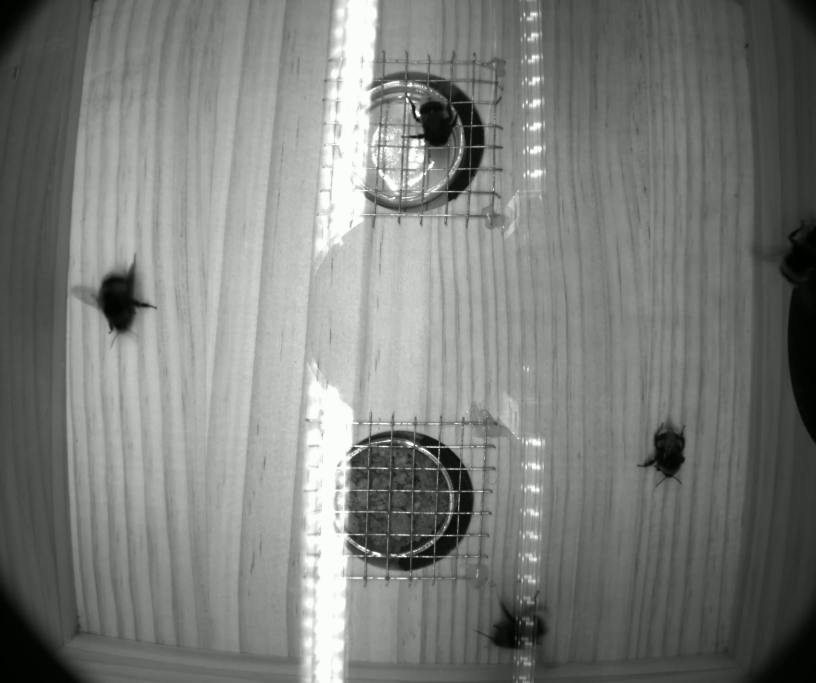
#> input picture frame 23 of bumblebee-detection/input_video/foraging_room.mp4, 2448 x 2048 px (shown at 1/3 size)
$ python main.py
#> lines starting #> are read from the running program, lines starting #| are printed output that depends on the picture
### bumblebee-detection/control_python/detect.py
from header import *

def rgb2hex(value):
    r, g, b = value
    return ('0x'+'{:02X}' * 3).format(r, g, b)

# [8 lines left out: function get_color, not called in this run]

def detect_video(video, image_size, generate_videos=False, extract=1):
#> called with video = 'foraging_room.mp4', image_size = 240, generate_videos = True, extract = 5
    print('\nDetecting: '+video)
    vc = cv.VideoCapture('input_video\\'+video)
    fps = vc.get(cv.CAP_PROP_FPS)
    frame_num = vc.get(cv.CAP_PROP_FRAME_COUNT)
    size = (int(vc.get(cv.CAP_PROP_FRAME_WIDTH)),int(vc.get(cv.CAP_PROP_FRAME_HEIGHT)))

    if generate_videos:
        four_cc = cv.VideoWriter_fourcc(*'mp4v')
        videowriter = cv.VideoWriter('output_video\\detect_'+video, four_cc, fps/extract, size)
    num = 0

    detections = [['frame_number', 'time_s', 'tag', 'probability', 'x', 'y', 'w', 'h']]
    while(True):
        num += 1
        if num % extract != 0:
            rval = vc.read()
#> `#             break`:
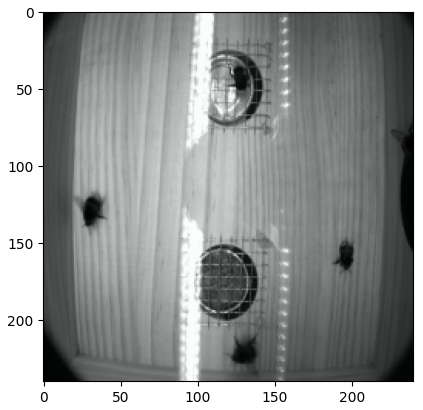
#> figure drawn by matplotlib, 1 panel
            continue
        rval, frame = vc.read()
        print('\r    frame number = '+str(num)+'    {:.2f}%'.format(num/frame_num*100), end='')
        if not rval:
            break
        else:
            img = cv.resize(frame, (image_size, image_size), interpolation=cv.INTER_AREA)
            plt.imshow(img)
            img_array = np.array(img)
            img_hex = ''
            for row in img_array:
                for pix_rgb in row:
                    pix_hex = rgb2hex(pix_rgb)
                    img_hex += pix_hex+' '

            raw_data = open('raw_data.txt', mode='w+')
            raw_data.write(img_hex)
            raw_data.close()

            res = os.popen('compile_cpp\\build\\app.exe')
            frame_detections = []
            for line in res.readlines():
                if line != '\n':
                    if 'width:' in line and 'height:' in line:
                        pattern1 = re.compile(r'[a-z]* \([0-9.]*\)')
                        tag_prob = re.findall(pattern1, line)[0]
                        tag, prob = tag_prob.split(' ')[0], float(tag_prob.split(' ')[1][1:-1])
                        pattern2 = re.compile(r'\[.*\]')
                        x_y_w_h = re.findall(pattern2, line)[0][1:-1]
                        x, y = int((x_y_w_h.split(', ')[0]).split(': ')[1]), int((x_y_w_h.split(', ')[1]).split(': ')[1])
                        w, h = int((x_y_w_h.split(', ')[2]).split(': ')[1]), int((x_y_w_h.split(', ')[3]).split(': ')[1])
                        frame_detections.append([tag, x, y, w, h])
                        detections.append([num, num/fps, tag, prob, x, y, w, h])

            if generate_videos:
                # 画出
                detect_img = frame
                for detection in frame_detections:
                    [tag, x, y, w, h] = detection[:]
                    x0, y0 = int(x*size[0]/image_size), int(y*size[1]/image_size)
                    w0, h0 = int(w*size[0]/image_size), int(h*size[1]/image_size)
                    color = get_color(tag)
                    cv.rectangle(detect_img, (x0, y0), (x0+w0, y0+h0), color, 2)
                videowriter.write(detect_img)

    if generate_videos:
        videowriter.release()
        cv.destroyAllWindows()

    np.savetxt("output_data\\"+video[:-4]+".csv", detections, delimiter =",",fmt ='% s')

### bumblebee-detection/control_python/main.py
from header import *
from detect import *


if __name__=='__main__':
    # impulse data
    # suqare image size, resize mode = squash
    image_size = 240  # height = width
    app = 'compile_cpp\\build\\app.exe'
    generate_videos = True

    video_list = [f for f in os.listdir('input_video\\') if f[-4:]=='.mp4']
    detections = []

    # simple solution
    for video in video_list:
        detect_video(video, image_size=image_size, generate_videos=True, extract=5)

    # [27 lines of commented-out code are left out]

$ run again, starting later in the video
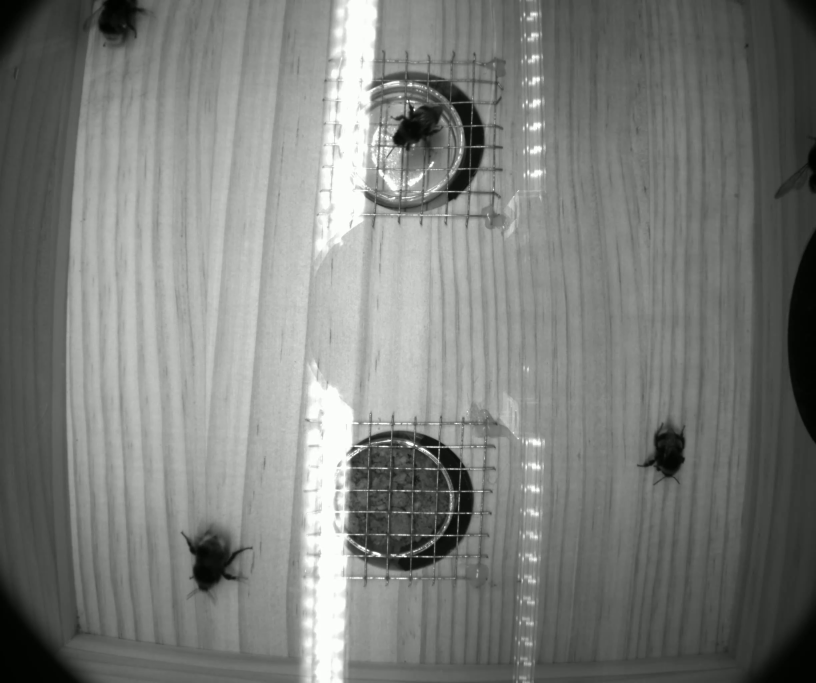
#> input picture frame 107 of bumblebee-detection/input_video/foraging_room.mp4, 2448 x 2048 px (shown at 1/3 size)
#> `#             break`:
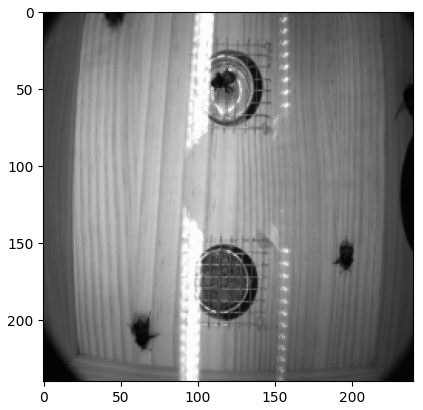
#> figure drawn by matplotlib, 1 panel

$ run again, starting later in the video
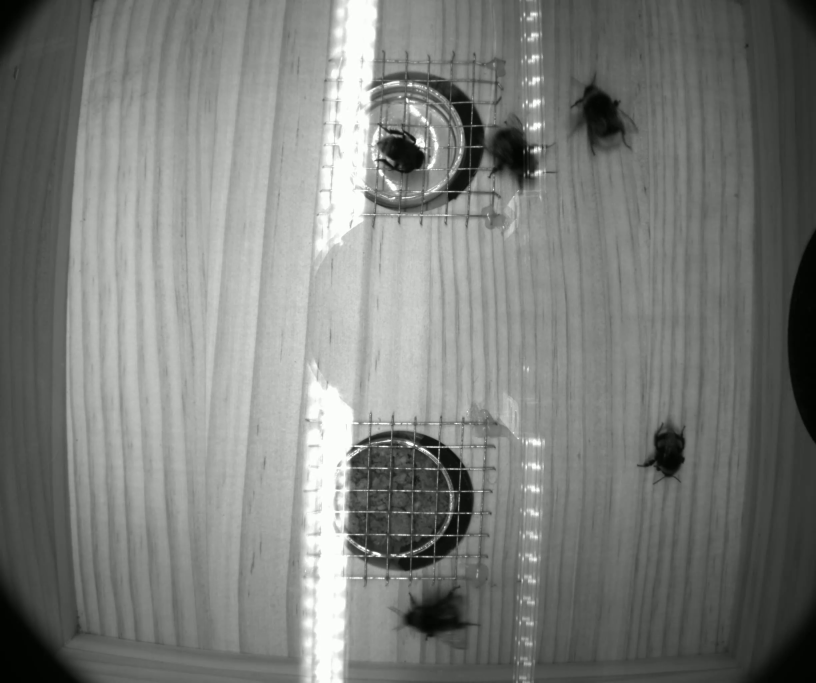
#> input picture frame 191 of bumblebee-detection/input_video/foraging_room.mp4, 2448 x 2048 px (shown at 1/3 size)
#> `#             break`:
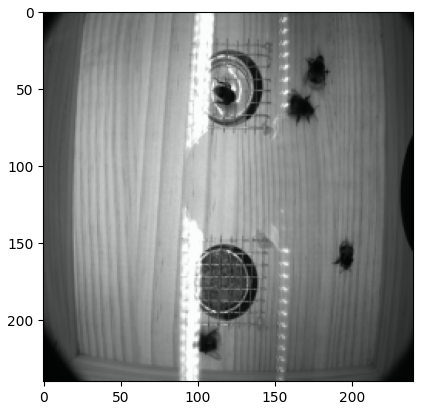
#> figure drawn by matplotlib, 1 panel
